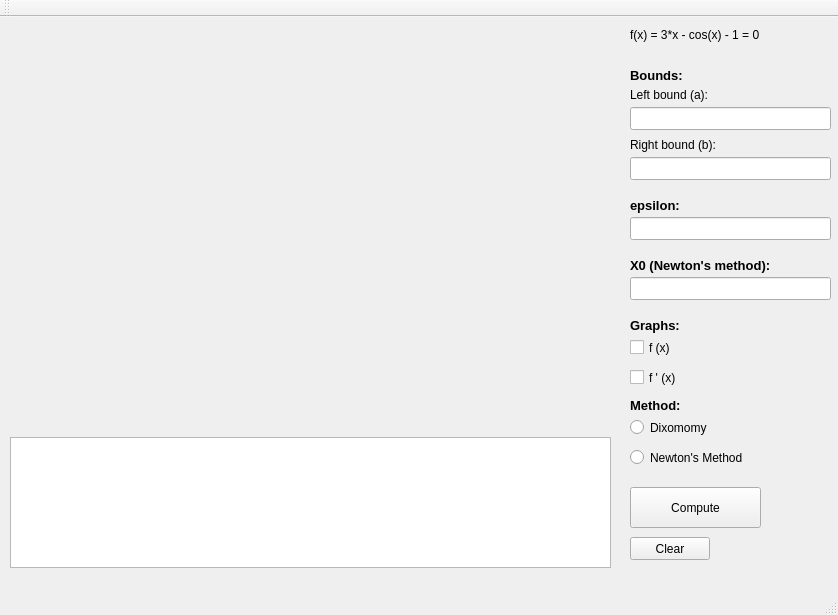
<?xml version="1.0" encoding="UTF-8"?>
<ui version="4.0">
 <class>MainWindow</class>
 <widget class="QMainWindow" name="MainWindow">
  <property name="geometry">
   <rect>
    <x>0</x>
    <y>0</y>
    <width>838</width>
    <height>615</height>
   </rect>
  </property>
  <property name="windowTitle">
   <string>MainWindow</string>
  </property>
  <widget class="QWidget" name="centralWidget">
   <widget class="QCustomPlot" name="plot" native="true">
    <property name="geometry">
     <rect>
      <x>10</x>
      <y>10</y>
      <width>601</width>
      <height>401</height>
     </rect>
    </property>
   </widget>
   <widget class="QPushButton" name="pushButtonCompute">
    <property name="geometry">
     <rect>
      <x>630</x>
      <y>470</y>
      <width>131</width>
      <height>41</height>
     </rect>
    </property>
    <property name="text">
     <string>Compute</string>
    </property>
   </widget>
   <widget class="QLabel" name="label">
    <property name="geometry">
     <rect>
      <x>630</x>
      <y>10</y>
      <width>171</width>
      <height>16</height>
     </rect>
    </property>
    <property name="text">
     <string>f(x) = 3*x - cos(x) - 1 = 0</string>
    </property>
   </widget>
   <widget class="QLineEdit" name="lineEditBA">
    <property name="geometry">
     <rect>
      <x>630</x>
      <y>90</y>
      <width>201</width>
      <height>23</height>
     </rect>
    </property>
    <property name="maxLength">
     <number>22</number>
    </property>
   </widget>
   <widget class="QLabel" name="label_2">
    <property name="geometry">
     <rect>
      <x>630</x>
      <y>70</y>
      <width>101</width>
      <height>16</height>
     </rect>
    </property>
    <property name="text">
     <string>Left bound (a):</string>
    </property>
   </widget>
   <widget class="QLabel" name="label_3">
    <property name="geometry">
     <rect>
      <x>630</x>
      <y>50</y>
      <width>71</width>
      <height>16</height>
     </rect>
    </property>
    <property name="font">
     <font>
      <pointsize>10</pointsize>
      <weight>75</weight>
      <bold>true</bold>
     </font>
    </property>
    <property name="text">
     <string>Bounds:</string>
    </property>
   </widget>
   <widget class="QLabel" name="label_4">
    <property name="geometry">
     <rect>
      <x>630</x>
      <y>120</y>
      <width>131</width>
      <height>16</height>
     </rect>
    </property>
    <property name="text">
     <string>Right bound (b):</string>
    </property>
   </widget>
   <widget class="QLineEdit" name="lineEditBB">
    <property name="geometry">
     <rect>
      <x>630</x>
      <y>140</y>
      <width>201</width>
      <height>23</height>
     </rect>
    </property>
    <property name="maxLength">
     <number>22</number>
    </property>
   </widget>
   <widget class="QLabel" name="label_5">
    <property name="geometry">
     <rect>
      <x>630</x>
      <y>180</y>
      <width>111</width>
      <height>16</height>
     </rect>
    </property>
    <property name="font">
     <font>
      <pointsize>10</pointsize>
      <weight>75</weight>
      <bold>true</bold>
     </font>
    </property>
    <property name="text">
     <string>epsilon:</string>
    </property>
   </widget>
   <widget class="QLineEdit" name="lineEditBE">
    <property name="geometry">
     <rect>
      <x>630</x>
      <y>200</y>
      <width>201</width>
      <height>23</height>
     </rect>
    </property>
    <property name="maxLength">
     <number>22</number>
    </property>
   </widget>
   <widget class="QLabel" name="label_6">
    <property name="geometry">
     <rect>
      <x>630</x>
      <y>300</y>
      <width>111</width>
      <height>16</height>
     </rect>
    </property>
    <property name="font">
     <font>
      <pointsize>10</pointsize>
      <weight>75</weight>
      <bold>true</bold>
     </font>
    </property>
    <property name="text">
     <string>Graphs:</string>
    </property>
   </widget>
   <widget class="QCheckBox" name="checkBoxf">
    <property name="geometry">
     <rect>
      <x>630</x>
      <y>320</y>
      <width>141</width>
      <height>21</height>
     </rect>
    </property>
    <property name="text">
     <string>f (x)</string>
    </property>
   </widget>
   <widget class="QCheckBox" name="checkBoxf_st">
    <property name="geometry">
     <rect>
      <x>630</x>
      <y>350</y>
      <width>141</width>
      <height>21</height>
     </rect>
    </property>
    <property name="text">
     <string>f ' (x)</string>
    </property>
   </widget>
   <widget class="QTextBrowser" name="textBrowser">
    <property name="geometry">
     <rect>
      <x>10</x>
      <y>420</y>
      <width>601</width>
      <height>131</height>
     </rect>
    </property>
    <property name="autoFillBackground">
     <bool>false</bool>
    </property>
   </widget>
   <widget class="QPushButton" name="pushButtonClear">
    <property name="geometry">
     <rect>
      <x>630</x>
      <y>520</y>
      <width>80</width>
      <height>23</height>
     </rect>
    </property>
    <property name="text">
     <string>Clear</string>
    </property>
   </widget>
   <widget class="QRadioButton" name="radioButtonDix">
    <property name="geometry">
     <rect>
      <x>630</x>
      <y>400</y>
      <width>100</width>
      <height>21</height>
     </rect>
    </property>
    <property name="text">
     <string>Dixomomy</string>
    </property>
   </widget>
   <widget class="QRadioButton" name="radioButtonM2">
    <property name="geometry">
     <rect>
      <x>630</x>
      <y>430</y>
      <width>181</width>
      <height>21</height>
     </rect>
    </property>
    <property name="text">
     <string>Newton's Method</string>
    </property>
   </widget>
   <widget class="QLabel" name="label_7">
    <property name="geometry">
     <rect>
      <x>630</x>
      <y>380</y>
      <width>111</width>
      <height>16</height>
     </rect>
    </property>
    <property name="font">
     <font>
      <pointsize>10</pointsize>
      <weight>75</weight>
      <bold>true</bold>
     </font>
    </property>
    <property name="text">
     <string>Method:</string>
    </property>
   </widget>
   <widget class="QLabel" name="label_8">
    <property name="geometry">
     <rect>
      <x>630</x>
      <y>240</y>
      <width>181</width>
      <height>16</height>
     </rect>
    </property>
    <property name="font">
     <font>
      <pointsize>10</pointsize>
      <weight>75</weight>
      <bold>true</bold>
     </font>
    </property>
    <property name="text">
     <string>X0 (Newton's method):</string>
    </property>
   </widget>
   <widget class="QLineEdit" name="lineEditBX0">
    <property name="geometry">
     <rect>
      <x>630</x>
      <y>260</y>
      <width>201</width>
      <height>23</height>
     </rect>
    </property>
    <property name="maxLength">
     <number>22</number>
    </property>
   </widget>
  </widget>
  <widget class="QMenuBar" name="menuBar">
   <property name="geometry">
    <rect>
     <x>0</x>
     <y>0</y>
     <width>838</width>
     <height>20</height>
    </rect>
   </property>
  </widget>
  <widget class="QToolBar" name="mainToolBar">
   <attribute name="toolBarArea">
    <enum>TopToolBarArea</enum>
   </attribute>
   <attribute name="toolBarBreak">
    <bool>false</bool>
   </attribute>
  </widget>
  <widget class="QStatusBar" name="statusBar"/>
 </widget>
 <layoutdefault spacing="6" margin="11"/>
 <customwidgets>
  <customwidget>
   <class>QCustomPlot</class>
   <extends>QWidget</extends>
   <header>qcustomplot.h</header>
   <container>1</container>
  </customwidget>
 </customwidgets>
 <resources/>
 <connections/>
</ui>
